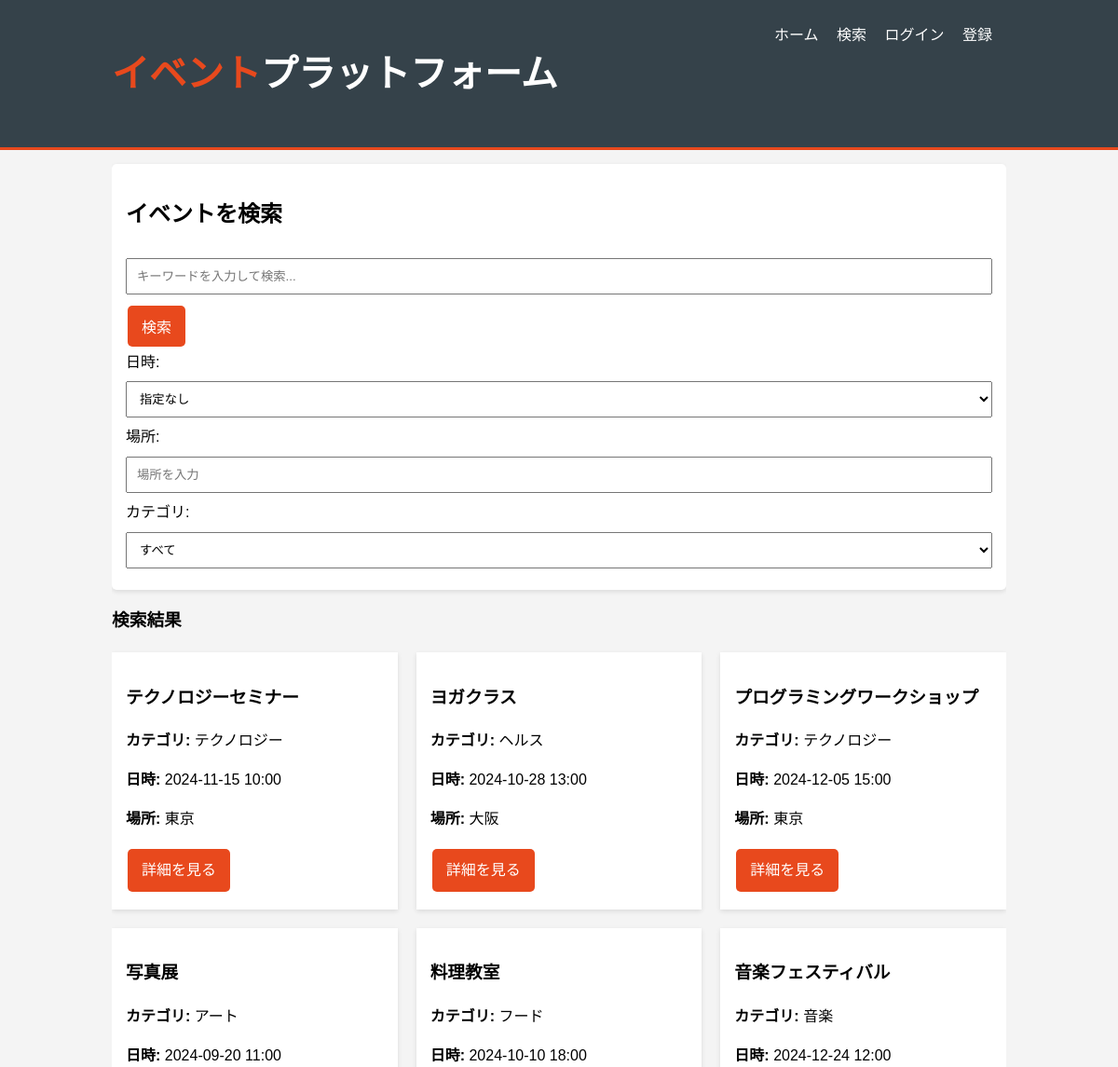
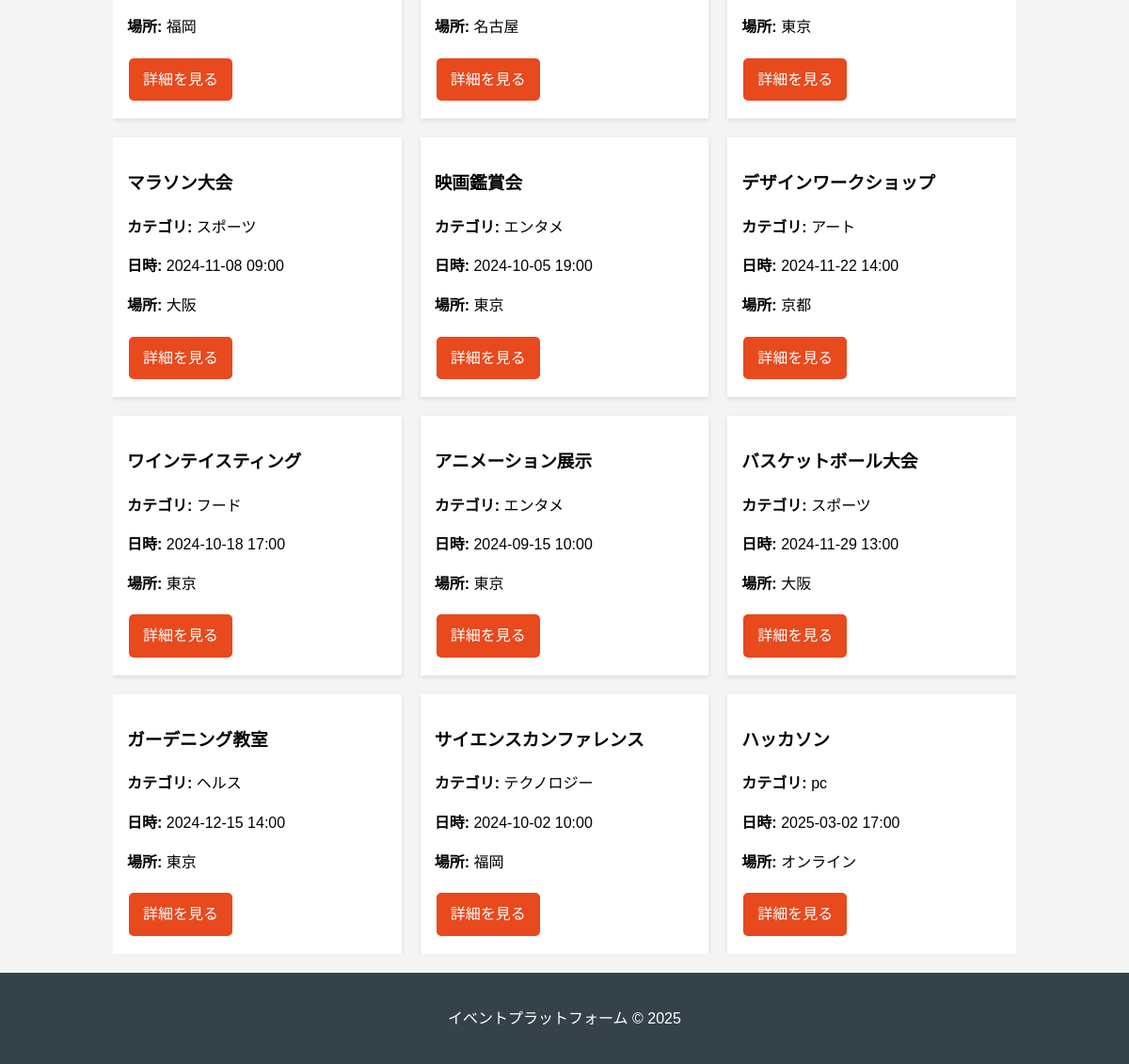
Screenshot of /search with the database file from the repository (2 pictures, top to bottom).
### app.py (models this page shows)
class Event(db.Model):
    id = db.Column(db.Integer, primary_key=True)
    title = db.Column(db.String(100), nullable=False)
    description = db.Column(db.Text, nullable=False)
    location = db.Column(db.String(100), nullable=False)
    date = db.Column(db.DateTime, nullable=False)
    category = db.Column(db.String(50), nullable=False)
    user_id = db.Column(db.Integer, db.ForeignKey('user.id'), nullable=False)
    image_filename = db.Column(db.String(255), nullable=True) # 画像ファイル名を追加
    comments = db.relationship('Comment', backref='event', lazy=True)
    participants = db.relationship('Participant', backref='event', lazy=True)

### app.py (the view, shortened to what this page needs)
@app.route('/search')
def search():
    query = request.args.get('query', '')
    date_sort = request.args.get('date_sort', '')
    location_filter = request.args.get('location_filter', '')
    category_filter = request.args.get('category_filter', '')
    categories = [category[0] for category in db.session.query(Event.category).distinct().all()]
    base_query = Event.query
    if location_filter:
        base_query = base_query.filter(Event.location.contains(location_filter))
    if category_filter:
        base_query = base_query.filter(Event.category == category_filter)
    if date_sort == 'asc':
        base_query = base_query.order_by(Event.date.asc())
    elif date_sort == 'desc':
        base_query = base_query.order_by(Event.date.desc())
    events = base_query.all()
    return render_template(
        'search.html',
        events=events,
        query=query,
        date_sort=date_sort,
        location_filter=location_filter,
        category_filter=category_filter,
        categories = categories
    )

### templates/search.html (shortened to what this page needs)
{% extends "layout.html" %}
{% block content %}
    <div class="card">
        <h2>イベントを検索</h2>
        <form method="GET" action="{{ url_for('search') }}">
            <div>
                <input type="text" name="query" placeholder="キーワードを入力して検索..." value="{{ query }}">
                <button type="submit" class="btn">検索</button>
            </div>
            <div>
                <label for="date_sort">日時:</label>
                <select name="date_sort" id="date_sort">
                    <option value="">指定なし</option>
                </select>
                <label for="location_filter">場所:</label>
                <input type="text" name="location_filter" id="location_filter" placeholder="場所を入力" value="{{ location_filter }}">
                <label for="category_filter">カテゴリ:</label>
                <select name="category_filter" id="category_filter">
                    <option value="">すべて</option>
                </select>
            </div>
        </form>
    </div>
    <h3>検索結果</h3>
    <div class="event-grid">
        {% for event in events %}
            <div class="event-card">
                <h3>{{ event.title }}</h3>
                <p><strong>カテゴリ:</strong> {{ event.category }}</p>
                <p><strong>日時:</strong> {{ event.date.strftime('%Y-%m-%d %H:%M') }}</p>
                <p><strong>場所:</strong> {{ event.location }}</p>
                <a href="{{ url_for('event_detail', event_id=event.id) }}" class="btn">詳細を見る</a>
            </div>
        {% else %}
            <p>一致するイベントはありません。</p>
        {% endfor %}
    </div>
{% endblock %}

### static/style.css (style rules this page uses)
body { font-family: Arial, sans-serif; margin: 20px; background-color: #f4f4f4; }
.card { background-color: #fff; padding: 20px; margin-bottom: 20px; border-radius: 5px; box-shadow: 0 2px 5px rgba(0, 0, 0, 0.1); }
.btn { background-color: #5cb85c; border: none; color: white; padding: 10px 20px; text-align: center; text-decoration: none; display: inline-block; font-size: 16px; margin: 4px 2px; cursor: pointer; border-radius: 5px; }

### templates/layout.html (style rules this page uses)
body { font-family: Arial, sans-serif; margin: 0; padding: 0; background-color: #f4f4f4; line-height: 1.6; }
.card { background: white; padding: 15px; margin: 15px 0; box-shadow: 0 2px 5px rgba(0,0,0,0.1); }
.btn { display: inline-block; background: #e8491d; color: white; padding: 10px 15px; border: none; cursor: pointer; text-decoration: none; }
form input, form textarea, form select { width: 100%; padding: 10px; margin: 8px 0; box-sizing: border-box; }
.event-grid { display: grid; grid-template-columns: repeat(auto-fill, minmax(300px, 1fr)); grid-gap: 20px; }
.event-card { background: white; padding: 15px; box-shadow: 0 2px 5px rgba(0,0,0,0.1); }

### rows the page displays
Event: title "テクノロジーセミナー", category "テクノロジー", date "2024-11-15 10:00", location "東京"
Event: title "ヨガクラス", category "ヘルス", date "2024-10-28 13:00", location "大阪"
Event: title "プログラミングワークショップ", category "テクノロジー", date "2024-12-05 15:00", location "東京"
Event: title "写真展", category "アート", date "2024-09-20 11:00", location "福岡"
Event: title "料理教室", category "フード", date "2024-10-10 18:00", location "名古屋"
Event: title "音楽フェスティバル", category "音楽", date "2024-12-24 12:00", location "東京"
Event: title "マラソン大会", category "スポーツ", date "2024-11-08 09:00", location "大阪"
Event: title "映画鑑賞会", category "エンタメ", date "2024-10-05 19:00", location "東京"
Event: title "デザインワークショップ", category "アート", date "2024-11-22 14:00", location "京都"
Event: title "ワインテイスティング", category "フード", date "2024-10-18 17:00", location "東京"
Event: title "アニメーション展示", category "エンタメ", date "2024-09-15 10:00", location "東京"
Event: title "バスケットボール大会", category "スポーツ", date "2024-11-29 13:00", location "大阪"
Event: title "ガーデニング教室", category "ヘルス", date "2024-12-15 14:00", location "東京"
Event: title "サイエンスカンファレンス", category "テクノロジー", date "2024-10-02 10:00", location "福岡"
Event: title "ハッカソン", category "pc", date "2025-03-02 17:00", location "オンライン"
